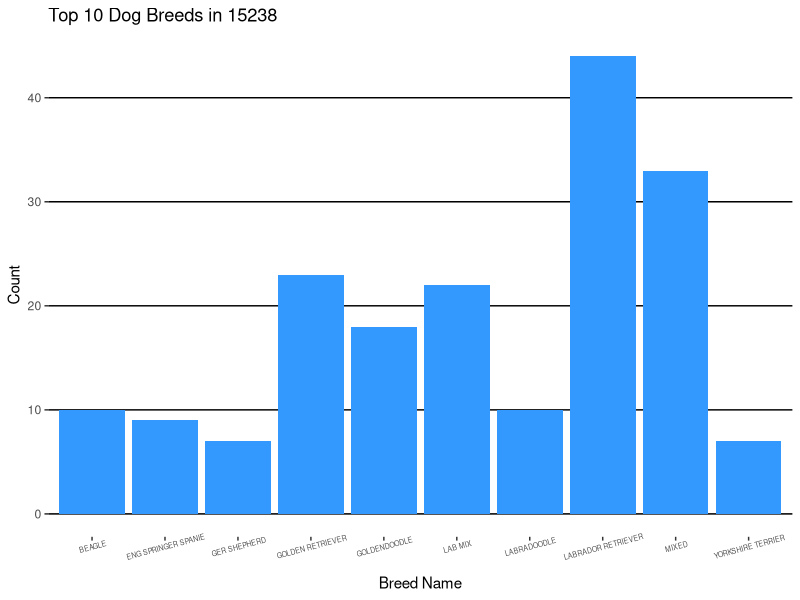
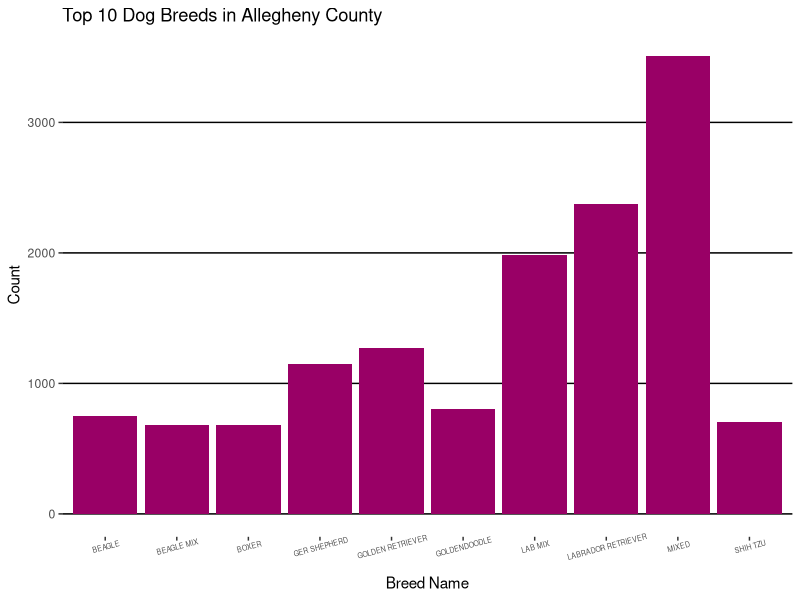

Write the R code that produced these figures, in order.
## ---- chunk 1
knitr::opts_chunk$set(echo = TRUE, warning=FALSE)
## ---- chunk 2
setwd("/Users/zack/dat204_ccac/homework/")

dogs <- read.csv('allegheny_county_dog_licenses.csv')
#head(dogs)

dogs_in_my_zip <- dogs[dogs$OwnerZip == 15238, ]
#head(dogs_in_my_zip)

breeds_in_my_zip <- unique(dogs_in_my_zip$Breed)

breed_num <- vector()
for (breed in breeds_in_my_zip){
  temp <- sum(dogs_in_my_zip$Breed == breed)
  breed_num <- c(breed_num, temp)
}

breed_counts_in_my_zip <- data.frame("Breed" = breeds_in_my_zip, "Count" = breed_num)

ordered_breeds <- breed_counts_in_my_zip[order(-breed_counts_in_my_zip$Count),]
top_breeds <- ordered_breeds[1:10, ]
## ---- chunk 3
library(ggplot2)
ggplot(top_breeds, aes(x = top_breeds$Breed, y = top_breeds$Count)) + 
  geom_bar(stat = "identity", fill = "#3399FF") +
  labs(x = "Breed Name", y = "Count", title = "Top 10 Dog Breeds in 15238") +
  theme(axis.text.x = element_text(size=5, angle=15)) + 
  theme(panel.background = element_rect(fill = "white")) +
  theme(panel.grid.major.y = element_line(color="black"), panel.grid.major.x = element_blank())
## ---- chunk 4
allg_dogs <- dogs[dogs$OwnerZip != 15238, ]

allg_breeds <- unique(allg_dogs$Breed)

breed_num_allg <- vector()
for (breed in allg_breeds){
  temp <- sum(dogs$Breed == breed)
  breed_num_allg <- c(breed_num_allg, temp)
}

breed_counts_allg <- data.frame("Breed" = allg_breeds, "Count" = breed_num_allg)

ordered_allg_breeds <- breed_counts_allg[order(-breed_counts_allg$Count),]
top_allg_breeds <- ordered_allg_breeds[1:10, ]
## ---- chunk 5
ggplot(top_allg_breeds, aes(x = top_allg_breeds$Breed, y = top_allg_breeds$Count)) + 
  geom_bar(stat = "identity", fill = "#990066") +
  labs(x = "Breed Name", y = "Count", title = "Top 10 Dog Breeds in Allegheny County") +
  theme(axis.text.x = element_text(size=5, angle=15)) + 
  theme(panel.background = element_rect(fill = "white")) +
  theme(panel.grid.major.y = element_line(color="black"), panel.grid.major.x = element_blank())
